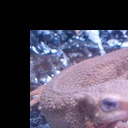

Generate this figure with Python:
import cv2
import numpy as np
import matplotlib.pyplot as plt

img = cv2.imread("imori.jpg").astype(np.float)
H,W,C=img.shape

a=1.
b=0.
c=0.
d=1.
tx = 30
ty = 30

y = np.arange(H).repeat(W).reshape(W, -1)
x = np.tile(np.arange(W), (H, 1))

out =np.zeros((H+1,W+1,C),dtype=np.float32)

x_new=a*x+b*y+tx
y_new=c*x+d*y+ty

x_new=np.minimum(np.maximum(x_new, 0), W).astype(np.int)
y_new=np.minimum(np.maximum(y_new, 0), H).astype(np.int)

out[y_new,x_new]=img[y,x]
out=out[:H,:W]
out=out.astype(np.uint8)

# Save result
cv2.imshow("result", out)
cv2.waitKey(0)
cv2.imwrite("question28.jpg", out)
